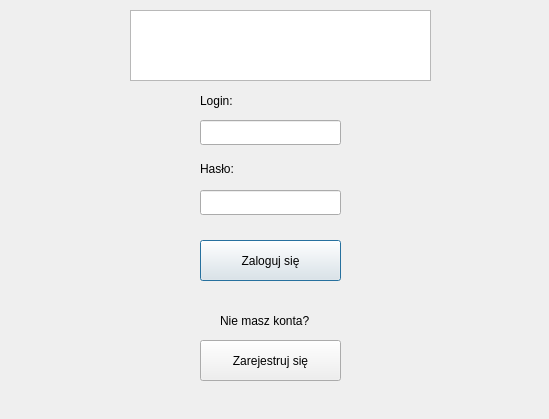
<?xml version="1.0" encoding="UTF-8"?>
<ui version="4.0">
 <class>Dialog</class>
 <widget class="QDialog" name="Dialog">
  <property name="geometry">
   <rect>
    <x>0</x>
    <y>0</y>
    <width>549</width>
    <height>419</height>
   </rect>
  </property>
  <property name="windowTitle">
   <string>Dialog</string>
  </property>
  <widget class="QPushButton" name="pushButton_zaloguj_sie">
   <property name="geometry">
    <rect>
     <x>200</x>
     <y>240</y>
     <width>141</width>
     <height>41</height>
    </rect>
   </property>
   <property name="text">
    <string>Zaloguj się</string>
   </property>
  </widget>
  <widget class="QLabel" name="label_login">
   <property name="geometry">
    <rect>
     <x>200</x>
     <y>90</y>
     <width>151</width>
     <height>21</height>
    </rect>
   </property>
   <property name="text">
    <string>Login:</string>
   </property>
  </widget>
  <widget class="QLabel" name="label_haslo">
   <property name="geometry">
    <rect>
     <x>200</x>
     <y>160</y>
     <width>67</width>
     <height>17</height>
    </rect>
   </property>
   <property name="text">
    <string>Hasło:</string>
   </property>
  </widget>
  <widget class="QLineEdit" name="lineEdit_login">
   <property name="geometry">
    <rect>
     <x>200</x>
     <y>120</y>
     <width>141</width>
     <height>25</height>
    </rect>
   </property>
  </widget>
  <widget class="QLineEdit" name="lineEdit_haslo">
   <property name="geometry">
    <rect>
     <x>200</x>
     <y>190</y>
     <width>141</width>
     <height>25</height>
    </rect>
   </property>
  </widget>
  <widget class="QLabel" name="label">
   <property name="geometry">
    <rect>
     <x>220</x>
     <y>310</y>
     <width>121</width>
     <height>21</height>
    </rect>
   </property>
   <property name="text">
    <string>Nie masz konta?</string>
   </property>
  </widget>
  <widget class="QPushButton" name="pushButton_Zarejestruj_sie">
   <property name="geometry">
    <rect>
     <x>200</x>
     <y>340</y>
     <width>141</width>
     <height>41</height>
    </rect>
   </property>
   <property name="text">
    <string>Zarejestruj się</string>
   </property>
  </widget>
  <widget class="QGraphicsView" name="LOGO">
   <property name="geometry">
    <rect>
     <x>130</x>
     <y>10</y>
     <width>301</width>
     <height>71</height>
    </rect>
   </property>
  </widget>
 </widget>
 <resources/>
 <connections/>
</ui>
